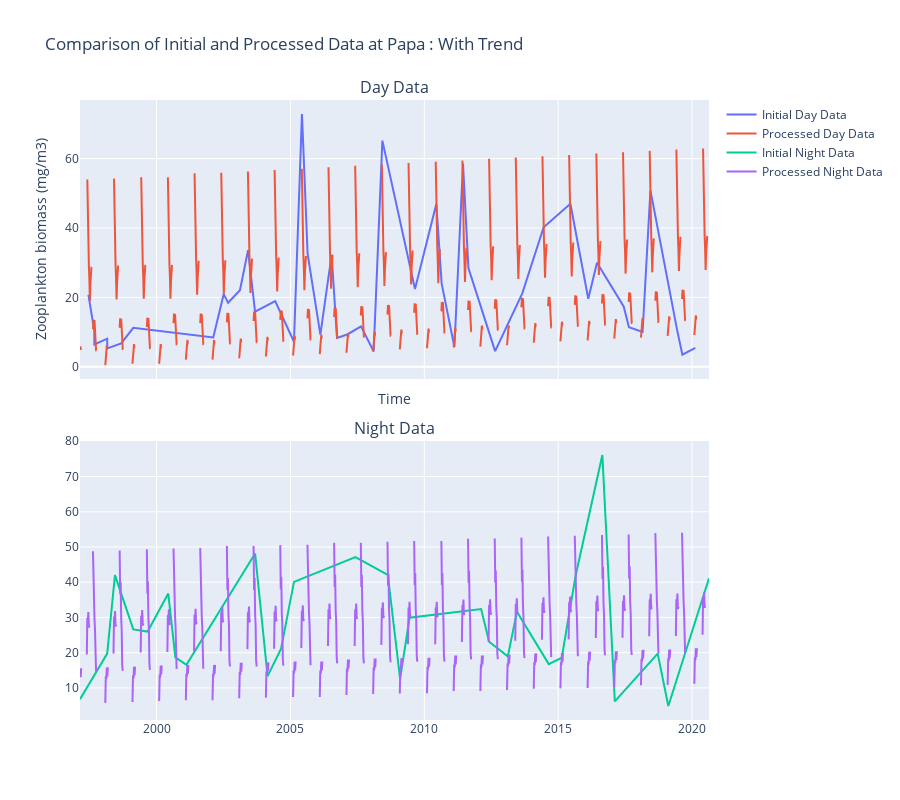

The code cell stored with this chart in its notebook:
### Code cell
fig = make_subplots(
    rows=2,
    cols=1,
    subplot_titles=("Day Data", "Night Data"),
    shared_xaxes=True,
    vertical_spacing=0.1,
)
# augmente la taille de la figure
fig.update_layout(height=800)

# Ajouter les données d'observation initiales de jour
fig.add_trace(
    go.Scatter(
        x=day_data["time"],
        y=day_data,
        mode="lines",
        name="Initial Day Data",
    ),
    row=1,
    col=1,
)

# Ajouter les données obtenues après traitement de jour
fig.add_trace(
    go.Scatter(
        x=aggregated_smoothed_detrended.index,
        y=aggregated_smoothed_detrended["day"] + aggregated_smoothed_detrended["day_trend"],
        mode="lines",
        name="Processed Day Data",
    ),
    row=1,
    col=1,
)

# Ajouter les données d'observation initiales de nuit
fig.add_trace(
    go.Scatter(
        x=night_data["time"],
        y=night_data,
        mode="lines",
        name="Initial Night Data",
    ),
    row=2,
    col=1,
)

# Ajouter les données obtenues après traitement de nuit
fig.add_trace(
    go.Scatter(
        x=aggregated_smoothed_detrended.index,
        y=aggregated_smoothed_detrended["night"] + aggregated_smoothed_detrended["night_trend"],
        mode="lines",
        name="Processed Night Data",
    ),
    row=2,
    col=1,
)

# Mettre à jour la mise en page
fig.update_layout(
    title=f"Comparison of Initial and Processed Data at {station} : With Trend",
    xaxis_title="Time",
    yaxis_title="Zooplankton biomass (mg/m3)",
)

fig.show()

### Figure 1 — Plotly figure (JSON) as saved in the notebook; plotly's stock layout.template omitted (floating-point values rounded to 4 significant figures; data arrays with more than 128 entries replaced by an {"elided": "..."} marker saying what was removed)
{"data": [{"mode": "lines", "name": "Initial Day Data", "type": "scatter", "x": ["1997-06-16T00:00:00.000000000", "1997-09-04T00:00:00.000000000", "1997-09-05T00:00:00.000000000", "1998-02-27T00:00:00.000000000", "1998-02-28T00:00:00.000000000", "1998-09-05T00:00:00.000000000", "1999-02-18T00:00:00.000000000", "2002-02-13T00:00:00.000000000", "2002-07-05T00:00:00.000000000", "2002-09-03T00:00:00.000000000", "2003-02-12T00:00:00.000000000", "2003-06-03T00:00:00.000000000", "2003-09-06T00:00:00.000000000", "2004-06-07T00:00:00.000000000", "2005-02-18T00:00:00.000000000", "2005-06-07T00:00:00.000000000", "2005-08-23T00:00:00.000000000", "2006-02-13T00:00:00.000000000", "2006-07-17T00:00:00.000000000", "2006-09-28T00:00:00.000000000", "2007-02-15T00:00:00.000000000", "2007-08-22T00:00:00.000000000", "2008-02-10T00:00:00.000000000", "2008-06-08T00:00:00.000000000", "2009-08-27T00:00:00.000000000", "2010-06-14T00:00:00.000000000", "2010-08-26T00:00:00.000000000", "2011-02-16T00:00:00.000000000", "2011-06-13T00:00:00.000000000", "2011-08-26T00:00:00.000000000", "2012-08-24T00:00:00.000000000", "2013-08-30T00:00:00.000000000", "2014-06-17T00:00:00.000000000", "2015-06-17T00:00:00.000000000", "2016-02-16T00:00:00.000000000", "2016-06-14T00:00:00.000000000", "2017-06-13T00:00:00.000000000", "2017-08-24T00:00:00.000000000", "2018-02-26T00:00:00.000000000", "2018-06-13T00:00:00.000000000", "2019-06-11T00:00:00.000000000", "2019-08-23T00:00:00.000000000", "2020-02-16T00:00:00.000000000"], "xaxis": "x", "y": [20.69, 10.37, 6.423, 8.09, 5.284, 6.749, 11.23, 8.464, 20.93, 18.44, 22.06, 33.62, 15.88, 18.94, 7.212, 72.89, 32.54, 9.257, 32.3, 8.297, 9.301, 11.63, 4.41, 65.2, 22.4, 46.93, 23.94, 5.676, 58.61, 28.47, 4.496, 21.16, 40.23, 46.98, 19.59, 30.01, 17.39, 11.42, 10.02, 50.85, 10.71, 3.472, 5.451], "yaxis": "y"}, {"mode": "lines", "name": "Processed Day Data", "type": "scatter", "x": {"elided": "1226 str values"}, "xaxis": "x", "y": {"elided": "1226 float values"}, "yaxis": "y"}, {"mode": "lines", "name": "Initial Night Data", "type": "scatter", "x": ["1997-02-21T00:00:00.000000000", "1997-06-15T00:00:00.000000000", "1998-02-27T00:00:00.000000000", "1998-06-13T00:00:00.000000000", "1999-02-18T00:00:00.000000000", "1999-09-02T00:00:00.000000000", "2000-06-09T00:00:00.000000000", "2000-09-14T00:00:00.000000000", "2001-02-12T00:00:00.000000000", "2003-09-07T00:00:00.000000000", "2004-02-24T00:00:00.000000000", "2004-08-26T00:00:00.000000000", "2005-02-18T00:00:00.000000000", "2007-06-07T00:00:00.000000000", "2008-08-21T00:00:00.000000000", "2009-02-05T00:00:00.000000000", "2009-06-14T00:00:00.000000000", "2012-02-15T00:00:00.000000000", "2012-06-03T00:00:00.000000000", "2013-02-13T00:00:00.000000000", "2013-06-18T00:00:00.000000000", "2014-08-26T00:00:00.000000000", "2015-02-19T00:00:00.000000000", "2015-08-28T00:00:00.000000000", "2016-08-26T00:00:00.000000000", "2017-02-12T00:00:00.000000000", "2018-09-20T00:00:00.000000000", "2019-02-12T00:00:00.000000000", "2020-08-20T00:00:00.000000000"], "xaxis": "x2", "y": [6.817, 10.81, 19.75, 42.01, 26.61, 25.99, 36.78, 18.69, 16.59, 48.13, 13.35, 21.14, 40.11, 47.12, 42.08, 12.58, 29.92, 32.39, 23.13, 18.97, 31.65, 16.77, 18.57, 41.91, 76.12, 6.191, 19.73, 4.866, 41.12], "yaxis": "y2"}, {"mode": "lines", "name": "Processed Night Data", "type": "scatter", "x": {"elided": "1226 str values"}, "xaxis": "x2", "y": {"elided": "1226 float values"}, "yaxis": "y2"}], "layout": {"annotations": [{"font": {"size": 16}, "showarrow": false, "text": "Day Data", "x": 0.5, "xanchor": "center", "xref": "paper", "y": 1, "yanchor": "bottom", "yref": "paper"}, {"font": {"size": 16}, "showarrow": false, "text": "Night Data", "x": 0.5, "xanchor": "center", "xref": "paper", "y": 0.45, "yanchor": "bottom", "yref": "paper"}], "height": 800, "title": {"text": "Comparison of Initial and Processed Data at Papa : With Trend"}, "xaxis": {"anchor": "y", "domain": [0, 1], "matches": "x2", "showticklabels": false, "title": {"text": "Time"}}, "xaxis2": {"anchor": "y2", "domain": [0, 1]}, "yaxis": {"anchor": "x", "domain": [0.55, 1], "title": {"text": "Zooplankton biomass (mg/m3)"}}, "yaxis2": {"anchor": "x2", "domain": [0, 0.45]}}}
